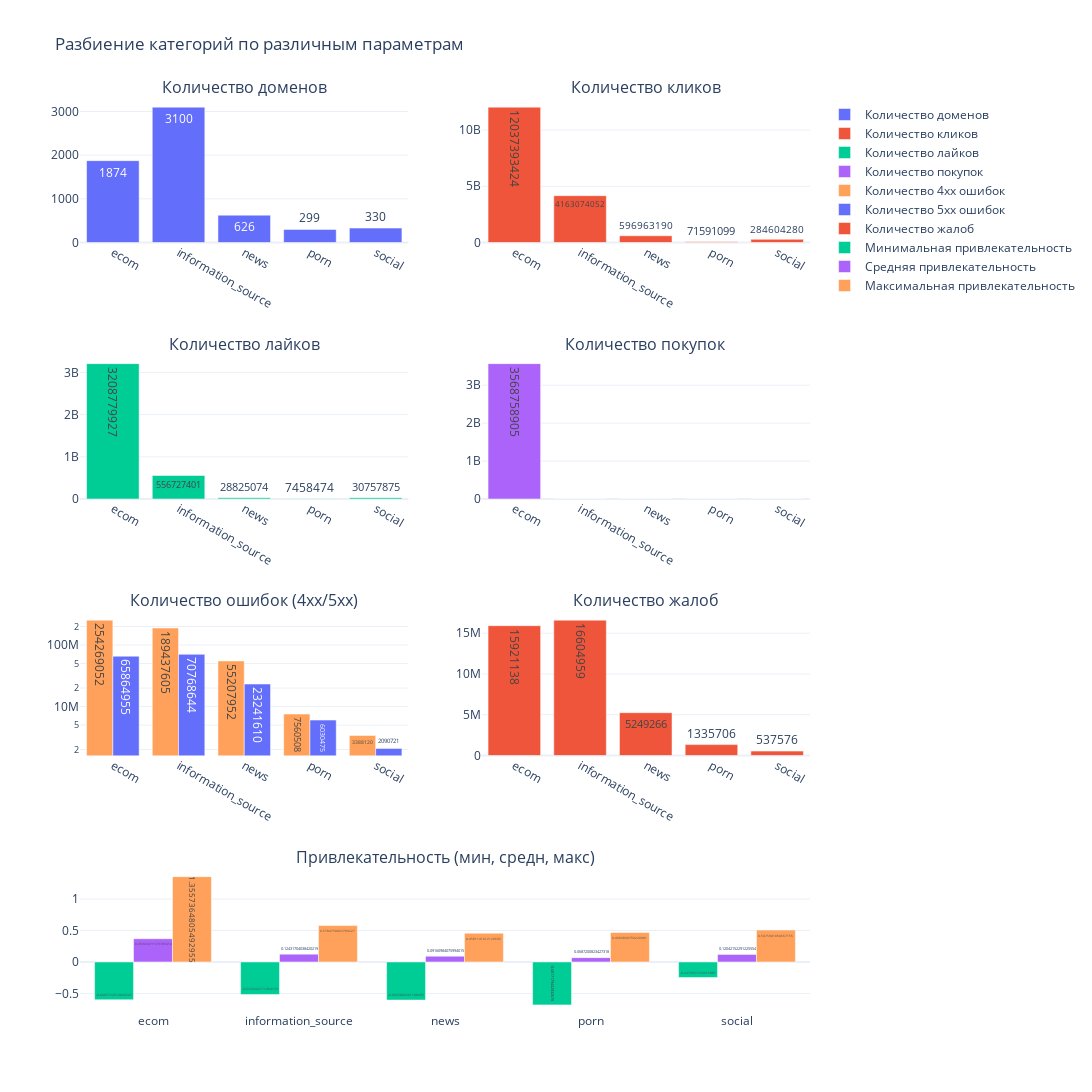

The code cell stored with this chart in its notebook:
### Code cell
import plotly.graph_objects as go
from plotly.subplots import make_subplots

# Создаём подграфики (subplots) для различных зависимостей
categories_bars = make_subplots(
    rows=4, cols=2,
    specs=[
        [{}, {}],
        [{}, {}],
        [{}, {}],
        [{"colspan": 2}, None],
    ],
    subplot_titles=[
        'Количество доменов',
        'Количество кликов',
        'Количество лайков',
        'Количество покупок',
        'Количество ошибок (4xx/5xx)',
        'Количество жалоб',
        'Привлекательность (мин, средн, макс)',
    ],
)

# Цветовая палитра
colors = ['#636EFA', '#EF553B', '#00CC96', '#AB63FA', '#FFA15A']

# 1. Количество доменов
categories_bars.add_trace(
    go.Bar(
        name='Количество доменов',
        x=categories_count.index,
        y=categories_count.values,
        marker_color=colors[0],
        text=categories_count.values,
        textposition='auto'
    ),
    row=1, col=1
)

# 2. Количество кликов
categories_bars.add_trace(
    go.Bar(
        name='Количество кликов',
        x=categories_clicks.index,
        y=categories_clicks.values,
        marker_color=colors[1],
        text=categories_clicks.values,
        textposition='auto'
    ),
    row=1, col=2
)

# 3. Количество лайков
categories_bars.add_trace(
    go.Bar(
        name='Количество лайков',
        x=categories_likes.index,
        y=categories_likes.values,
        marker_color=colors[2],
        text=categories_likes.values,
        textposition='auto'
    ),
    row=2, col=1
)

# 4. Количество покупок
categories_bars.add_trace(
    go.Bar(
        name='Количество покупок',
        x=categories_buys.index,
        y=categories_buys.values,
        marker_color=colors[3],
        text=categories_buys.values,
        textposition='auto'
    ),
    row=2, col=2
)

# 5. Ошибки 4xx и 5xx (один график для обоих)
categories_bars.add_trace(
    go.Bar(
        name='Количество 4xx ошибок',
        x=categories_4xx.index,
        y=categories_4xx.values,
        marker_color=colors[4],
        text=categories_4xx.values,
        textposition='auto'
    ),
    row=3, col=1
)

categories_bars.add_trace(
    go.Bar(
        name='Количество 5xx ошибок',
        x=categories_5xx.index,
        y=categories_5xx.values,
        marker_color=colors[0],
        text=categories_5xx.values,
        textposition='auto'
    ),
    row=3, col=1
)

# Логарифмическая шкала для ошибок
categories_bars.update_yaxes(type='log', row=3, col=1)

# 6. Количество жалоб
categories_bars.add_trace(
    go.Bar(
        name='Количество жалоб',
        x=categories_complaints.index,
        y=categories_complaints.values,
        marker_color=colors[1],
        text=categories_complaints.values,
        textposition='auto'
    ),
    row=3, col=2
)

# 7. Привлекательность (мин, средн, макс)
categories_bars.add_trace(
    go.Bar(
        name='Минимальная привлекательность',
        x=categories_attractiveness.min().index,
        y=categories_attractiveness.min().values,
        marker_color=colors[2],
        text=categories_attractiveness.min().values,
        textposition='auto'
    ),
    row=4, col=1
)

categories_bars.add_trace(
    go.Bar(
        name='Средняя привлекательность',
        x=categories_attractiveness.mean().index,
        y=categories_attractiveness.mean().values,
        marker_color=colors[3],
        text=categories_attractiveness.mean().values,
        textposition='auto'
    ),
    row=4, col=1
)

categories_bars.add_trace(
    go.Bar(
        name='Максимальная привлекательность',
        x=categories_attractiveness.max().index,
        y=categories_attractiveness.max().values,
        marker_color=colors[4],
        text=categories_attractiveness.max().values,
        textposition='auto'
    ),
    row=4, col=1
)

# Обновление оформления графиков
categories_bars.update_layout(
    title='Разбиение категорий по различным параметрам',
    barmode='group',
    width=1400, height=1500,  # Размеры графика
    showlegend=True,  # Легенда для графиков
    template='plotly_white',  # Стиль графиков
)

# Отображение графиков
categories_bars.show()

### Figure 1 — Plotly figure (JSON) as saved in the notebook; plotly's stock layout.template omitted (floating-point values rounded to 4 significant figures)
{"data": [{"marker": {"color": "#636EFA"}, "name": "Количество доменов", "text": [1874, 3100, 626, 299, 330], "textposition": "auto", "type": "bar", "x": ["ecom", "information_source", "news", "porn", "social"], "xaxis": "x", "y": [1874, 3100, 626, 299, 330], "yaxis": "y"}, {"marker": {"color": "#EF553B"}, "name": "Количество кликов", "text": [12037393424, 4163074052, 596963190, 71591099, 284604280], "textposition": "auto", "type": "bar", "x": ["ecom", "information_source", "news", "porn", "social"], "xaxis": "x2", "y": [12037393424, 4163074052, 596963190, 71591099, 284604280], "yaxis": "y2"}, {"marker": {"color": "#00CC96"}, "name": "Количество лайков", "text": [3208779927, 556727401, 28825074, 7458474, 30757875], "textposition": "auto", "type": "bar", "x": ["ecom", "information_source", "news", "porn", "social"], "xaxis": "x3", "y": [3208779927, 556727401, 28825074, 7458474, 30757875], "yaxis": "y3"}, {"marker": {"color": "#AB63FA"}, "name": "Количество покупок", "text": [3568758905, 0, 0, 0, 0], "textposition": "auto", "type": "bar", "x": ["ecom", "information_source", "news", "porn", "social"], "xaxis": "x4", "y": [3568758905, 0, 0, 0, 0], "yaxis": "y4"}, {"marker": {"color": "#FFA15A"}, "name": "Количество 4xx ошибок", "text": [254269052, 189437605, 55207952, 7560508, 3388120], "textposition": "auto", "type": "bar", "x": ["ecom", "information_source", "news", "porn", "social"], "xaxis": "x5", "y": [254269052, 189437605, 55207952, 7560508, 3388120], "yaxis": "y5"}, {"marker": {"color": "#636EFA"}, "name": "Количество 5xx ошибок", "text": [65864955, 70768644, 23241610, 6030475, 2090721], "textposition": "auto", "type": "bar", "x": ["ecom", "information_source", "news", "porn", "social"], "xaxis": "x5", "y": [65864955, 70768644, 23241610, 6030475, 2090721], "yaxis": "y5"}, {"marker": {"color": "#EF553B"}, "name": "Количество жалоб", "text": [15921138, 16604959, 5249266, 1335706, 537576], "textposition": "auto", "type": "bar", "x": ["ecom", "information_source", "news", "porn", "social"], "xaxis": "x6", "y": [15921138, 16604959, 5249266, 1335706, 537576], "yaxis": "y6"}, {"marker": {"color": "#00CC96"}, "name": "Минимальная привлекательность", "text": [-0.6006, -0.5162, -0.6056, -0.6817, -0.248], "textposition": "auto", "type": "bar", "x": ["ecom", "information_source", "news", "porn", "social"], "xaxis": "x7", "y": [-0.6006, -0.5162, -0.6056, -0.6817, -0.248], "yaxis": "y7"}, {"marker": {"color": "#AB63FA"}, "name": "Средняя привлекательность", "text": [0.3694, 0.1243, 0.09161, 0.06872, 0.1204], "textposition": "auto", "type": "bar", "x": ["ecom", "information_source", "news", "porn", "social"], "xaxis": "x7", "y": [0.3694, 0.1243, 0.09161, 0.06872, 0.1204], "yaxis": "y7"}, {"marker": {"color": "#FFA15A"}, "name": "Максимальная привлекательность", "text": [1.356, 0.5785, 0.4581, 0.4684, 0.5076], "textposition": "auto", "type": "bar", "x": ["ecom", "information_source", "news", "porn", "social"], "xaxis": "x7", "y": [1.356, 0.5785, 0.4581, 0.4684, 0.5076], "yaxis": "y7"}], "layout": {"annotations": [{"font": {"size": 16}, "showarrow": false, "text": "Количество доменов", "x": 0.225, "xanchor": "center", "xref": "paper", "y": 1, "yanchor": "bottom", "yref": "paper"}, {"font": {"size": 16}, "showarrow": false, "text": "Количество кликов", "x": 0.775, "xanchor": "center", "xref": "paper", "y": 1, "yanchor": "bottom", "yref": "paper"}, {"font": {"size": 16}, "showarrow": false, "text": "Количество лайков", "x": 0.225, "xanchor": "center", "xref": "paper", "y": 0.7188, "yanchor": "bottom", "yref": "paper"}, {"font": {"size": 16}, "showarrow": false, "text": "Количество покупок", "x": 0.775, "xanchor": "center", "xref": "paper", "y": 0.7188, "yanchor": "bottom", "yref": "paper"}, {"font": {"size": 16}, "showarrow": false, "text": "Количество ошибок (4xx/5xx)", "x": 0.225, "xanchor": "center", "xref": "paper", "y": 0.4375, "yanchor": "bottom", "yref": "paper"}, {"font": {"size": 16}, "showarrow": false, "text": "Количество жалоб", "x": 0.775, "xanchor": "center", "xref": "paper", "y": 0.4375, "yanchor": "bottom", "yref": "paper"}, {"font": {"size": 16}, "showarrow": false, "text": "Привлекательность (мин, средн, макс)", "x": 0.5, "xanchor": "center", "xref": "paper", "y": 0.1562, "yanchor": "bottom", "yref": "paper"}], "barmode": "group", "height": 1500, "showlegend": true, "title": {"text": "Разбиение категорий по различным параметрам"}, "width": 1400, "xaxis": {"anchor": "y", "autorange": true, "domain": [0, 0.45], "range": [-0.5, 4.5], "type": "category"}, "xaxis2": {"anchor": "y2", "autorange": true, "domain": [0.55, 1], "range": [-0.5, 4.5], "type": "category"}, "xaxis3": {"anchor": "y3", "autorange": true, "domain": [0, 0.45], "range": [-0.5, 4.5], "type": "category"}, "xaxis4": {"anchor": "y4", "autorange": true, "domain": [0.55, 1], "range": [-0.5, 4.5], "type": "category"}, "xaxis5": {"anchor": "y5", "autorange": true, "domain": [0, 0.45], "range": [-0.5, 4.5], "type": "category"}, "xaxis6": {"anchor": "y6", "autorange": true, "domain": [0.55, 1], "range": [-0.5, 4.5], "type": "category"}, "xaxis7": {"anchor": "y7", "autorange": true, "domain": [0, 1], "range": [-0.5, 4.5], "type": "category"}, "yaxis": {"anchor": "x", "autorange": true, "domain": [0.8438, 1], "range": [0, 3263.0], "type": "linear"}, "yaxis2": {"anchor": "x2", "autorange": true, "domain": [0.8438, 1], "range": [0, 12670000000.0], "type": "linear"}, "yaxis3": {"anchor": "x3", "autorange": true, "domain": [0.5625, 0.7188], "range": [0, 3378000000.0], "type": "linear"}, "yaxis4": {"anchor": "x4", "autorange": true, "domain": [0.5625, 0.7188], "range": [0, 3757000000.0], "type": "linear"}, "yaxis5": {"anchor": "x5", "autorange": true, "domain": [0.2812, 0.4375], "range": [6.204, 8.521], "type": "log"}, "yaxis6": {"anchor": "x6", "autorange": true, "domain": [0.2812, 0.4375], "range": [0, 17480000.0], "type": "linear"}, "yaxis7": {"anchor": "x7", "autorange": true, "domain": [0, 0.1562], "range": [-0.7949, 1.469], "type": "linear"}}}
